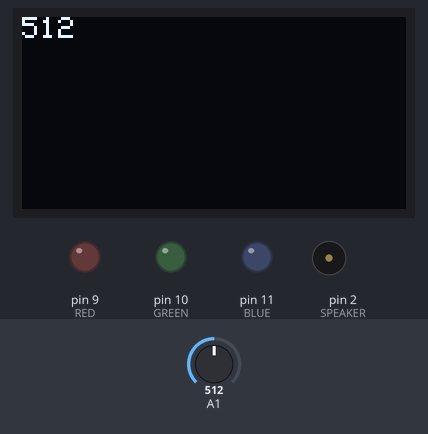
Bench run of a sketch on a simulated Arduino Uno, built with avr-gcc and run on an emulated ATmega328P. On the bench: 128×64 one-colour display, output pins drawn as LEDs (lit = HIGH), buzzer (waves = sounding, pin HIGH). Inputs (shaded band) come from the test bench; at power-on: A1 = 512.

Above: at 4.3 s.
4.4 s: A1 set to 716
At 4.8 s:
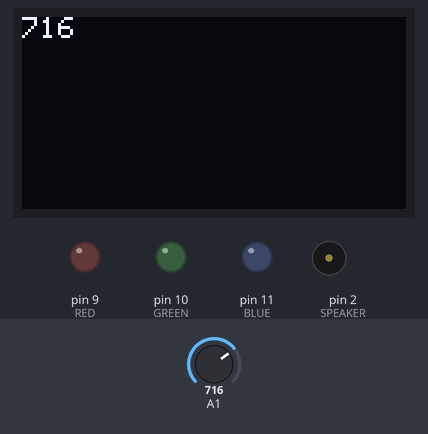
5.9 s: A1 set to 900
At 6.8 s:
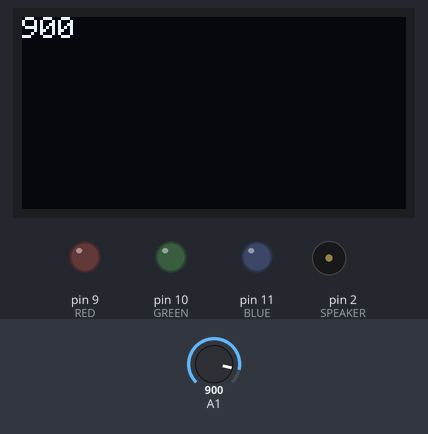
7.4 s: A1 set to 1023
At 7.7 s:
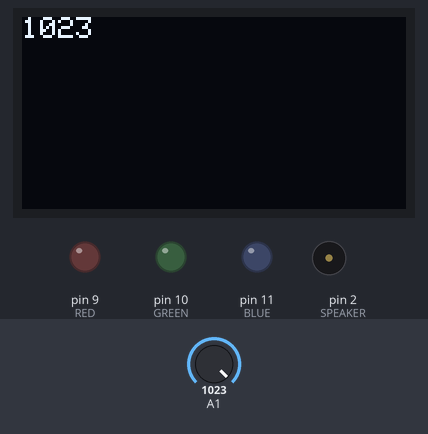
Timing chart, 0 to 10.4 s (numbered marks = the images above; inputs shaded):
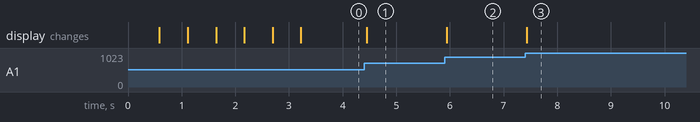

Measured:
- after the input at 4.4 s, the display: changes after 0.05 s (image 1)
- after the input at 5.9 s, the display: changes at once (image 2)
- after the input at 7.4 s, the display: changes at once (image 3)

The sketch:

oled_graphics.ino
```cpp
#include "SPI.h"
#include "Wire.h"
#include "Adafruit_GFX.h"
#include "Adafruit_SSD1306.h"

Adafruit_SSD1306 display(128, 64, &Wire, -1);

void setup() {
  Serial.begin(9600);

  pinMode(2 ,OUTPUT); //SPEAKER
  pinMode(9, OUTPUT); //RED
  pinMode(10, OUTPUT); //GREEN
  pinMode(11, OUTPUT); //BLUE

  if (!display.begin(SSD1306_SWITCHCAPVCC, 0x3C)) {
    Serial.println(F("SSD1306 allocation failed"));
    for (;;); // Don't proceed, loop forever
  }

  display.clearDisplay();
  display.setTextSize(1); // Draw 2X-scale text
  display.setTextColor(SSD1306_WHITE);
  display.setCursor(10, 0);


  for (int i = 0; i < 3; i++) {
  display.clearDisplay();
  display.setCursor(10, 0);
  display.println(F("Dudas Kende"));
  display.display();
  delay(500);
  display.clearDisplay();
  display.setCursor(10, 0);
  display.println(F("XXXXX XXXXX"));
  display.display();
  delay(500);
  }
}

void loop() {
  int sensor = analogRead(A1);
  print(String(sensor));

}

void print (String text) {
  display.clearDisplay();
  display.setCursor(0, 0);
  display.println(text);
  display.display();
}
```
